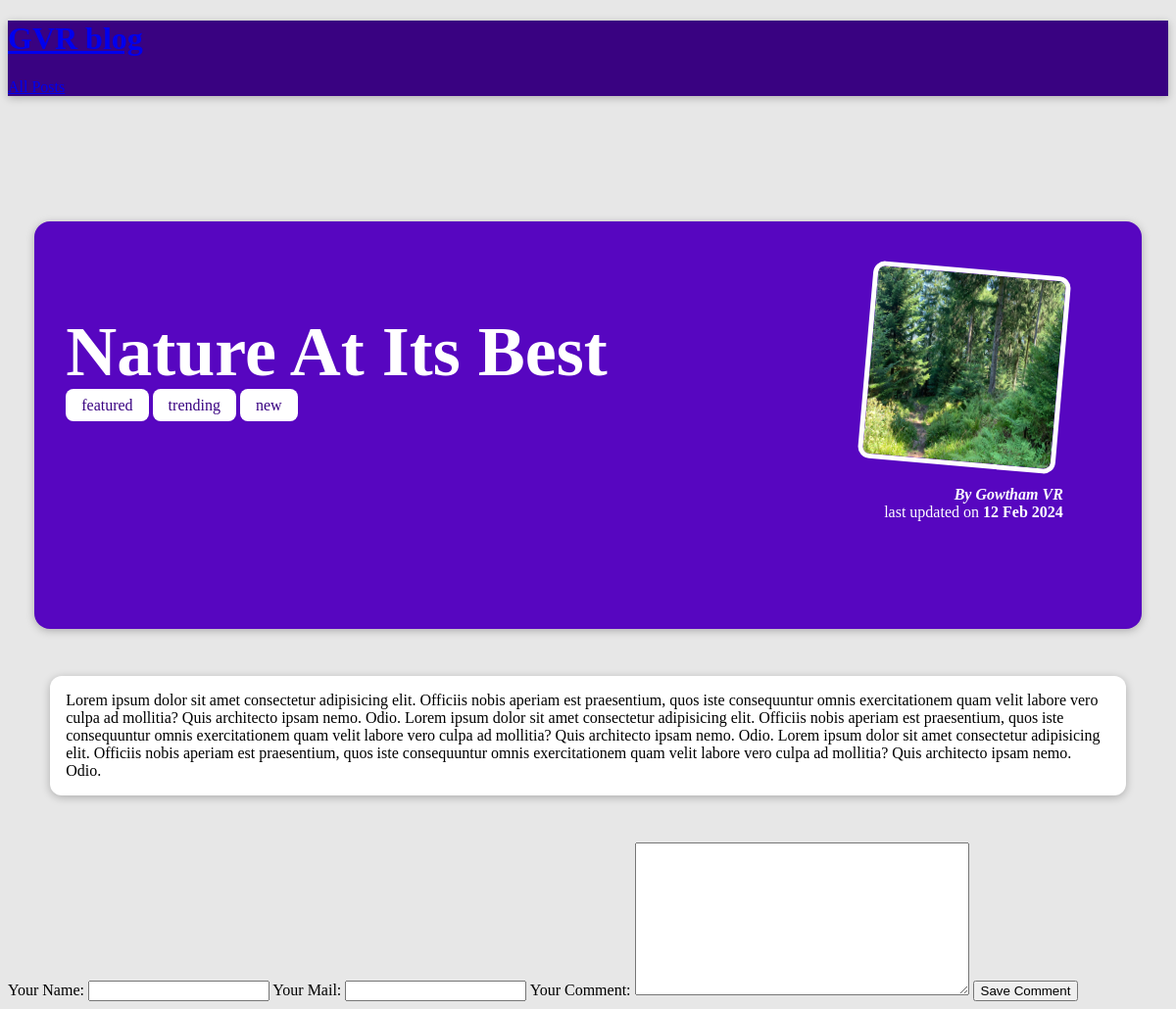
The page /posts/nature-at-its-best on the database its author committed.
### blog/models.py (models this page shows, shortened)
class Post(models.Model):
    title=models.CharField(max_length=250)
    excerpt=models.CharField(max_length=250)
    image=models.ImageField(upload_to='uploads/posts', null=True)
    date=models.DateField(auto_now=True)
    slug=models.SlugField(unique=True, db_index=True)
    content=models.TextField(validators=[MinLengthValidator(10)])
    author=models.ForeignKey(Author, on_delete=models.SET_NULL, null= True, related_name='posts')
    tags=models.ManyToManyField(Tag)

class Tag(models.Model):
    caption=models.CharField(max_length=20)

class Author(models.Model):
    first_name=models.CharField(max_length=50)
    last_name=models.CharField(max_length=50)
    email=models.EmailField()
    def full_name(self):
        return f"{self.first_name} {self.last_name}"
    def __str__(self):
        return self.full_name()

### blog/views.py (the view)
# urls.py: path('posts/<slug:slug>',views.PostdetailView.as_view(),name='detail-post-page')#pathconvertor:pathname
class PostdetailView(DetailView):
    template_name="blog/post-detail.html"
    model=Post
    def get_context_data(self, **kwargs):
        context = super().get_context_data(**kwargs)
        context["post_tags"] = self.object.tags.all()
        context["comment_form"]=CommentForm()
        return context

### blog/forms.py
class CommentForm(forms.ModelForm):
    class Meta:
        model=Comment
        exclude=["post"]
        labels={
            "user_name":'Your Name',
            "user_email":"Your Mail",
            "text": "Your Comment"
        }

### blog/templates/blog/post-detail.html (shortened to what this page needs)
{% extends "base.html" %}
{%load static%}
{%block css_files%}
    <link rel='stylesheet' href="{% static 'blog/post-detail.css'%}"/>
{%endblock%}
{%block content%}
<section id='summary'>
    <h2> {{post.title}}</h2>
    <div>
        {% for tag in post_tags%}
            <span class="tag">{{tag.caption}}</span>
        {%endfor%}
    </div>
    <article>
        <img src="{{post.image.url}}" alt="{{post.title}}"/>
        <address>By <a href="mailto:{{post.author.email}}">{{post.author}}</a></address>
        <div>
            last updated on <time> {{post.date|date:"d M Y"}}</time>
        </div>
    </article>
</section>
<main>
    {{post.content}}
</main>
<div>
    <form>
        {{comment_form}}
        <button>Save Comment</button>
    </form>
</div>
{%endblock%}

### templates/base.html (shortened to what this page needs)
{% load static %}
<!DOCTYPE html>
<html lang="en">
<head>
    {% block css_files%}{%endblock%}
</head>
<body>
    <header id='main-navigation'>
        <h1> <a href='{%url 'starting-page'%}'>GVR blog</a> </h1>
        <nav>
            <a href='{%url 'post-page'%}'>All Posts</a>
        </nav>
    </header>
    {%block content%}{%endblock%}
</body>
</html>

### blog/static/blog/post-detail.css (style rules this page uses)
body { background-color: #e7e7e7; }
#main-navigation { background-color: #390281; box-shadow: 0 2px 8px rgba(0, 0, 0, 0.25); }
#summary { margin: 8rem auto 3rem auto; padding: 2rem; width: 90%; max-width: 90rem; border-radius: 16px; background-color: #5706c0; position: relative; box-shadow: 0 2px 8px rgba(0, 0, 0, 0.25); height: 22rem; }
#summary h2 { color: white; font-size: 4.5rem; margin-bottom: 0.25rem; }
#summary a { color: white; text-decoration: none; }
#summary article { position: absolute; top: 2rem; right: 3rem; padding: 1rem 2rem; border-radius: 12px; text-align: right; color: white; }
#summary article img { width: 12rem; height: 12rem; border-radius: 12px; transform: rotateZ(5deg); border: 5px solid white; margin-bottom: 1rem; }
#summary address { font-weight: bold; }
#summary time { font-weight: bold; }
main { width: 90%; max-width: 90rem; margin: 3rem auto; background-color: white; padding: 1rem; border-radius: 12px; box-shadow: 0 2px 8px rgba(0, 0, 0, 0.25); }
.tag { background-color: white; color: #390281; padding: 0.5rem 1rem; border-radius: 8px; }

### rows shown on the page
Post: title "Nature At Its Best", image (picture), author "Gowtham VR", date "12 Feb 2024", content "Lorem ipsum dolor sit amet consectetur adipisicing elit. Officiis nobis aperiam est praesentium, quos iste consequuntur omnis exercitationem quam velit labore vero culpa ad mollitia? Quis architecto ipsam nemo. Odio. Lorem ipsum dolor sit amet consectetur adipisicing elit. Officiis nobis aperiam est praesentium, quos iste consequuntur omnis exercitationem quam velit labore vero culpa ad mollitia? Quis architecto ipsam nemo. Odio. Lorem ipsum dolor sit amet consectetur adipisicing elit. Officiis nobis aperiam est praesentium, quos iste consequuntur omnis exercitationem quam velit labore vero culpa ad mollitia? Quis architecto ipsam nemo. Odio."
Tag: caption "featured"
Tag: caption "trending"
Tag: caption "new"
